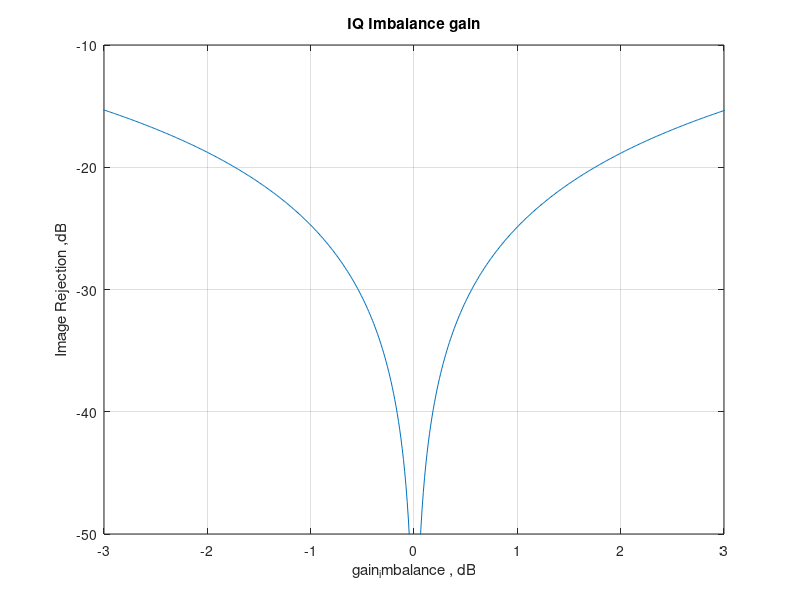
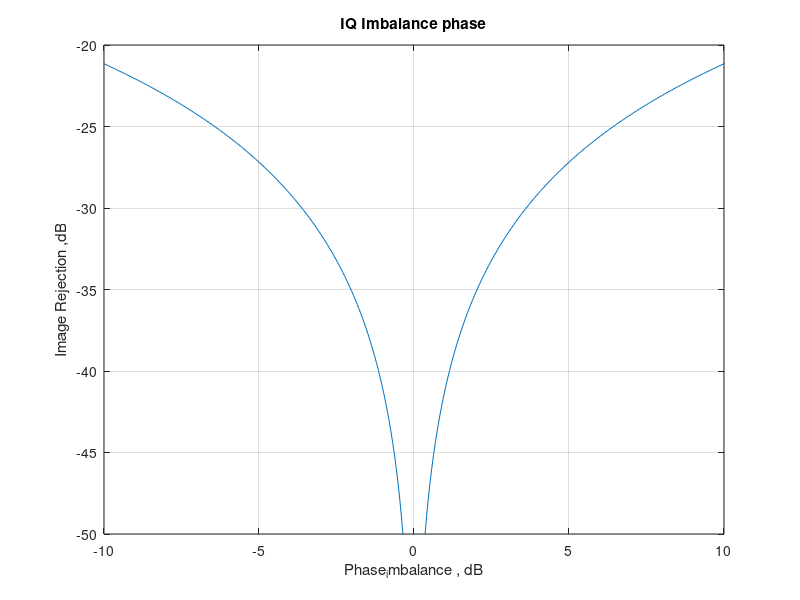

These figures' MATLAB source, in order:
clear;
f = 10 ;
gain_imbalance = 1.122; % Gain imbalance for demodulation
phase_imbalance = 0; % Phase imbalance in radians
sam_f = 1e3;

% Define time step for carrier and input signals
time = 0:1/(sam_f):1; 
i=0;
for gain_imbalance = logspace(-3,3,10000)
    i=i+1;
I = cos(2*pi*f*time);
Q = gain_imbalance * sin (2*pi*f*time - phase_imbalance);

out = I + j * Q ;

w=fftshift(abs(fft(out)));
IQ_Imbalance(i) = 20*log10(max( w(1:500))/(max( w(500:1000))));
end

plot(20*log10(logspace(-3,3,10000)),IQ_Imbalance)
title('IQ Imbalance gain')
xlabel('gain_imbalance , dB');
ylabel('Image Rejection ,dB');
grid on
xlim([-3 3])
ylim([-50 -10])


i=0;
gain_imbalance = 1;
for phase_imbalance = -0.2:0.001:0.2
    i=i+1;
I = cos(2*pi*f*time);
Q = gain_imbalance * sin (2*pi*f*time - phase_imbalance);

out = I + j * Q ;

w=fftshift(abs(fft(out)));
IQ_Imbalancep(i) = 20*log10(max( w(1:500))/(max( w(500:1000))));
end
figure;
plot((-0.2:0.001:0.2)*180/pi,IQ_Imbalancep)
title('IQ Imbalance phase')
xlabel('Phase_imbalance , dB');
ylabel('Image Rejection ,dB');
grid on
xlim([-10 10])
 ylim([-50 -20])
 
